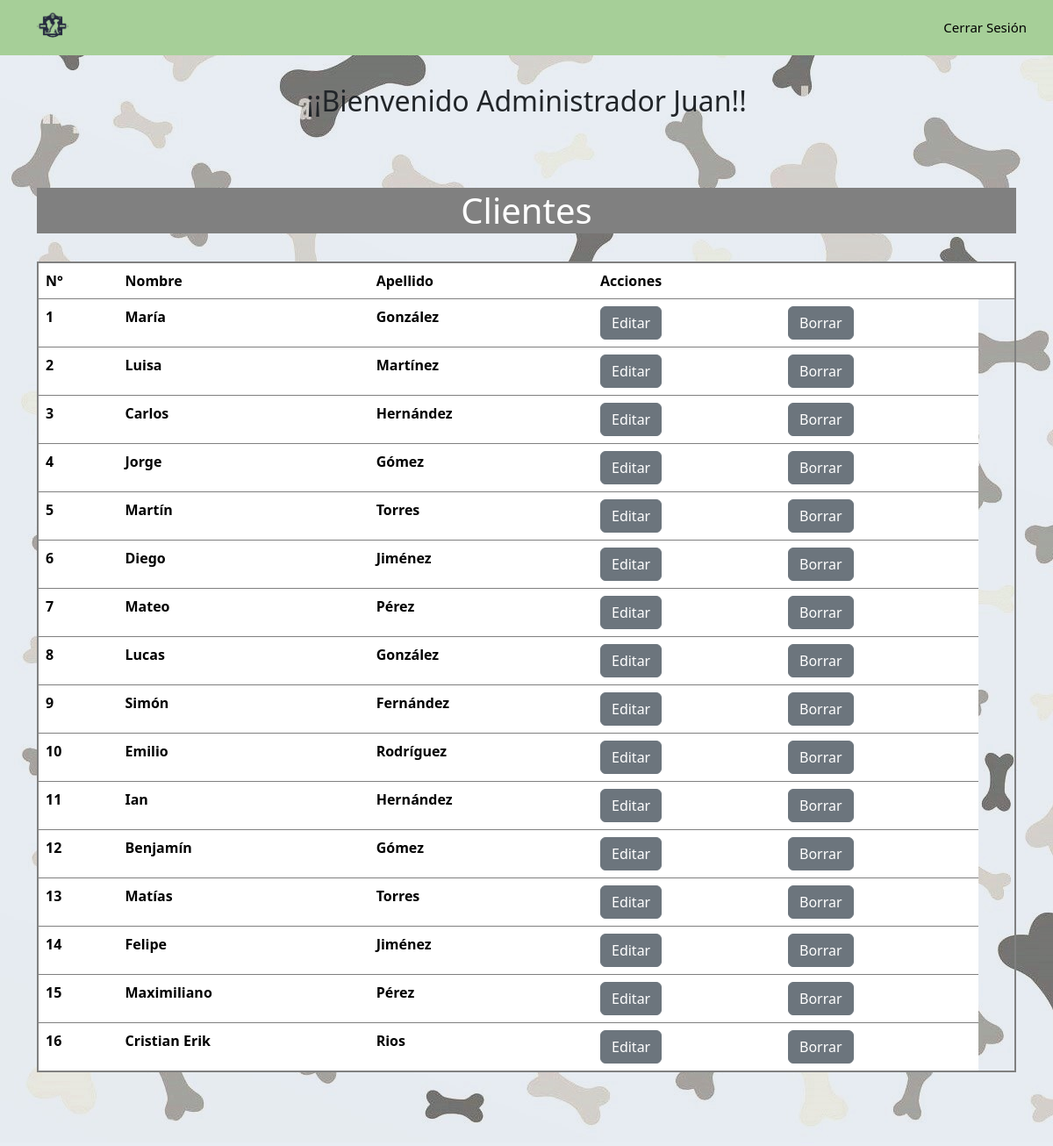
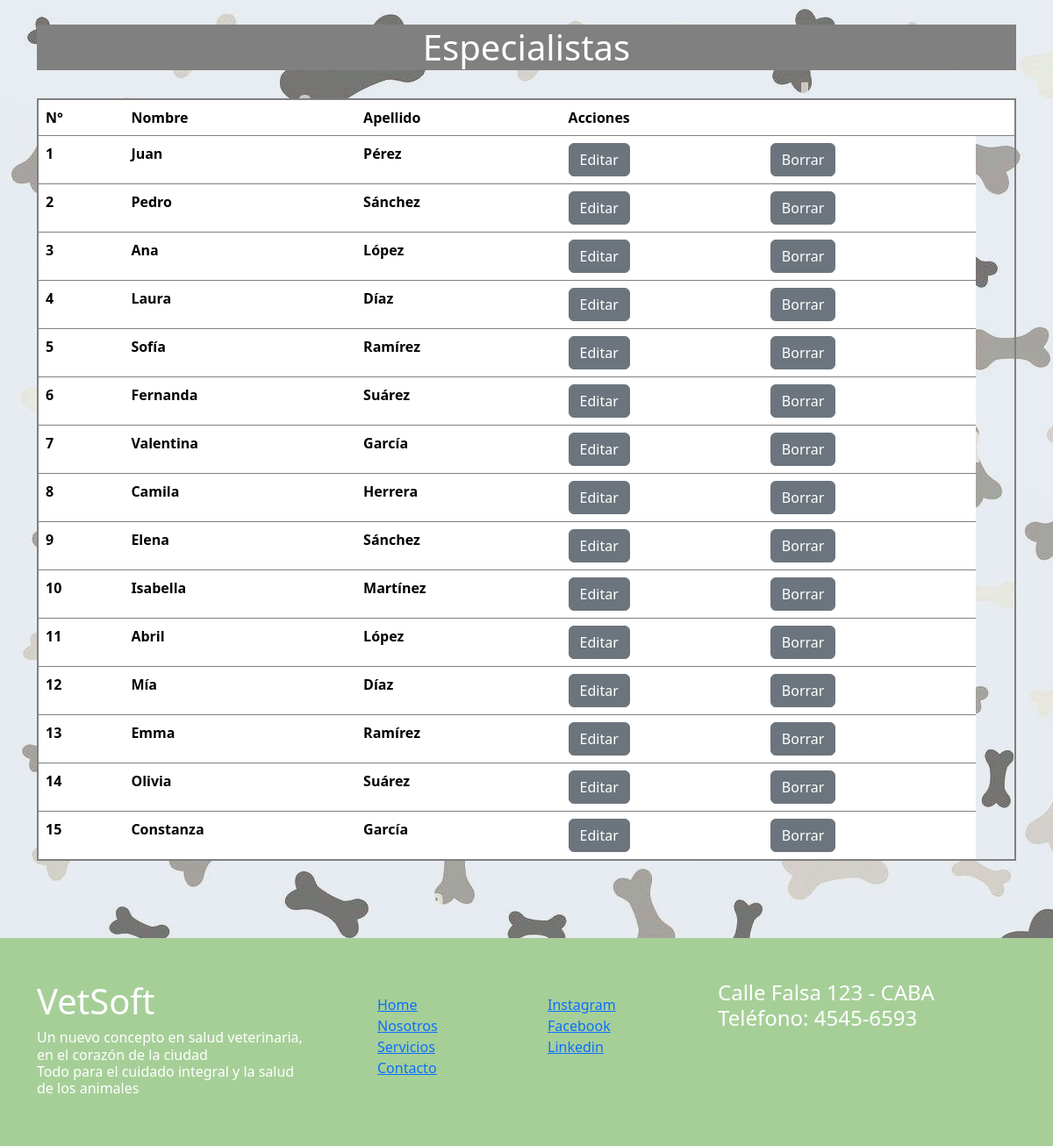
Screenshot of /VetSoft/admin2.php (signed in) with the database file from the repository (2 pictures, top to bottom).
### tables this page shows
CREATE TABLE `clientes` (
  `id_cliente` int(7) NOT NULL,
  `nombre` varchar(50) DEFAULT NULL,
  `apellido` varchar(50) DEFAULT NULL,
  `contraseña` varchar(50) DEFAULT NULL,
  `direccion` varchar(50) DEFAULT NULL,
  `email` varchar(50) DEFAULT NULL,
  `usuario` varchar(50) DEFAULT NULL,
  `telefono` int(20) DEFAULT NULL,
  `fk_estado` int(7) DEFAULT NULL,
  `fk_tipo_usuario` int(7) DEFAULT 3,
  `fk_especialidad` int(7) DEFAULT NULL,
  `fk_localidad` int(7) DEFAULT NULL
);

### VetSoft/admin2.php (the view, shortened to what this page needs)
<!DOCTYPE html>
<html>
<head>
    <link rel="stylesheet" href="https://cdnjs.cloudflare.com/ajax/libs/font-awesome/5.15.1/css/all.min.css">
    <link rel="stylesheet" href="estilos/style_pag2.css">
    <link href="https://cdn.jsdelivr.net/npm/bootstrap@5.3.2/dist/css/bootstrap.min.css" rel="stylesheet"
>
</head>
<body style="background-image: url(img/fondoII.jpg);">
    <div class="head">
        <div class="logo">
            <a class="navbar-brand" href="index.php">
            <img src="img\Vetsoft.png" alt="Logo" width="60" height="60" class="d-inline-block align-text-top"></a>
        </div>
        <nav class="navbar">
            <a href="cerrarSesion.php">Cerrar Sesión</a>
        </nav>
    </div >
    <?php
        $usuario = $_SESSION['nombre'];
    ?>
    <br><br><br><br>
    <header >
            <h2 style="text-align: center;">¡¡Bienvenido Administrador <?php echo  $usuario; ?>!!</h2>
    </header>
    <div>
        <div class="container" >
            <br><br><br>
            <h1 class="text-center" style=" border-width: 2px;  border-style: solid;  border-color: grey; background-color: grey; color: white">Clientes</h1>
            <br>
        </div>
        <div class="container">
            <table class="table" style=" border-width: 2px;  border-style: solid;  border-color: grey;">
                <thead>
                    <tr>
                        <th scope="col">N°</th>
                        <th scope="col">Nombre</th>
                        <th scope="col">Apellido</th>
                        <th scope="col">Acciones</th>
                        <th></th>
                        <th></th>
                    </tr>
                </thead>
                <tbody>
                    <?php
                        require ("conexionBD.php");
                        $sql = $conexion ->query("SELECT * FROM clientes");
                        $cont=0;
                            while ($dcliente = $sql->fetch_assoc()) {
                    ?>
                                <?php if($dcliente['fk_tipo_usuario']==3){ ?>
                                <tr>
                                <th scope="row"><?php $cont=$cont+1; echo $cont?></th>
                                <th scope="row"><?php echo $dcliente [ 'nombre' ]?></th>
                                <th scope="row"><?php echo $dcliente ['apellido' ]?></th>
                                <th><a  href="editarUsuario.php?id=<?php echo $dcliente["id_cliente"];?>" class="btn btn-secondary" type="submit" id="editar" name="editar">Editar</a></th>
                                <th><a  href="borrarUsuario.php?id=<?php echo $dcliente["id_cliente"];?>" class="btn btn-secondary" onclick="return confirm('Desea eliminar?')" type="submit" id="borrar" name="borrar">Borrar</a></th>
                    <?php
                                }
                            }
                    ?>
                </tbody>
            </table>
            <br><br><br>
        </div>
    </div>
    <div>
        <div class="container" >
            <br>
            <h1 class="text-center" style=" border-width: 2px;  border-style: solid;  border-color: grey; background-color: grey; color: white">Especialistas</h1>
            <br>
        </div>
        <div class="container">
            <table class="table" style=" border-width: 2px;  border-style: solid;  border-color: grey;">
                <thead>
                    <tr>
                        <th scope="col">N°</th>
                        <th scope="col">Nombre</th>
                        <th scope="col">Apellido</th>
                        <th scope="col">Acciones</th>
                        <th></th>
                        <th></th>
                    </tr>
                </thead>
                <tbody>
                    <?php
                        require ("conexionBD.php");
                        $sql = $conexion ->query("SELECT * FROM clientes");
                        $cont=0;
                            while ($dcliente = $sql->fetch_assoc()) {
                    ?>
                                <?php if($dcliente['fk_tipo_usuario']==2){ ?>
                                <tr>
                                <th scope="row"><?php $cont=$cont+1; echo $cont?></th>
                                <th scope="row"><?php echo $dcliente [ 'nombre' ]?></th>
                                <th scope="row"><?php echo $dcliente ['apellido' ]?></th>
                                <th><a  href="editarUsuario.php?id=<?php echo $dcliente["id_cliente"];?>" class="btn btn-secondary" type="submit" id="editar" name="editar">Editar</a></th>
                                <th><a  href="borrarUsuario.php?id=<?php echo $dcliente["id_cliente"];?>" class="btn btn-secondary" onclick="return confirm('Desea eliminar?')" type="submit" id="borrar" name="borrar">Borrar</a></th>
                    <?php
                                }
                            }
                    ?>
                </tbody>
            </table>
            <br><br><br>
        </div>
    </div>
    <?php
            include("footer.php");
    ?>
</body>
</html>

### VetSoft/estilos/style_pag2.css (style rules this page uses)
.head { display: flex; align-items: center; justify-content: space-between; height: 63px; background: #ffffff;; position: fixed; width: 100%; z-index: 100; background-color:#A6CF98; }
.navbar { display: flex; margin-right: 10px; }
.navbar a { display: block; padding: 20px 20px; color: black; text-decoration: none; font-size: 15px; }
.logo { margin-left: 30px; }
.logo a { text-decoration: none; color: rgba(60, 60, 60, 0.979); text-transform: uppercase; font-size: 20px; }

### rows the page displays
clientes: nombre "María", apellido "González"
clientes: nombre "Luisa", apellido "Martínez"
clientes: nombre "Carlos", apellido "Hernández"
clientes: nombre "Jorge", apellido "Gómez"
clientes: nombre "Martín", apellido "Torres"
clientes: nombre "Diego", apellido "Jiménez"
clientes: nombre "Mateo", apellido "Pérez"
clientes: nombre "Lucas", apellido "González"
clientes: nombre "Simón", apellido "Fernández"
clientes: nombre "Emilio", apellido "Rodríguez"
clientes: nombre "Ian", apellido "Hernández"
clientes: nombre "Benjamín", apellido "Gómez"
clientes: nombre "Matías", apellido "Torres"
clientes: nombre "Felipe", apellido "Jiménez"
clientes: nombre "Maximiliano", apellido "Pérez"
clientes: nombre "Cristian Erik", apellido "Rios"
clientes: nombre "Juan", apellido "Pérez"
clientes: nombre "Pedro", apellido "Sánchez"
clientes: nombre "Ana", apellido "López"
clientes: nombre "Laura", apellido "Díaz"
clientes: nombre "Sofía", apellido "Ramírez"
clientes: nombre "Fernanda", apellido "Suárez"
clientes: nombre "Valentina", apellido "García"
clientes: nombre "Camila", apellido "Herrera"
clientes: nombre "Elena", apellido "Sánchez"
clientes: nombre "Isabella", apellido "Martínez"
clientes: nombre "Abril", apellido "López"
clientes: nombre "Mía", apellido "Díaz"
clientes: nombre "Emma", apellido "Ramírez"
clientes: nombre "Olivia", apellido "Suárez"
clientes: nombre "Constanza", apellido "García"

### other values shown
$usuario "Juan"
